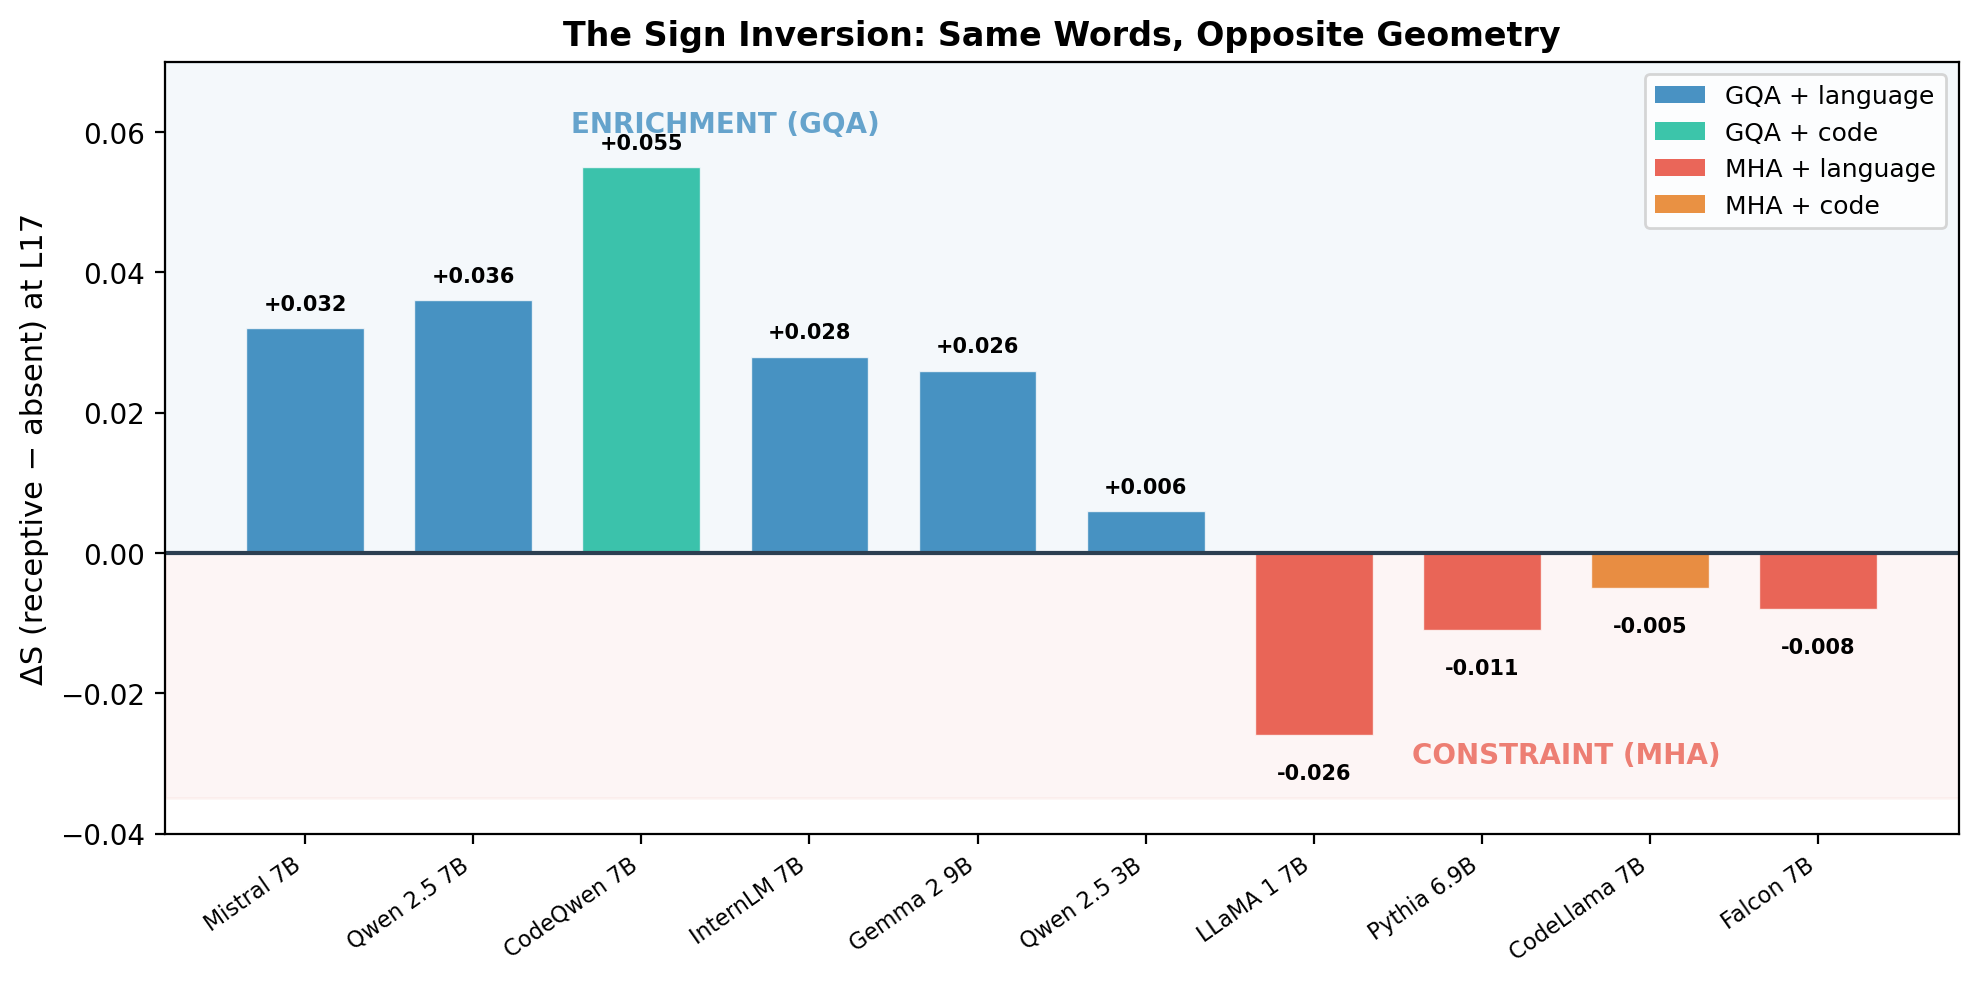

This chart was generated by the following Python code:
#!/usr/bin/env python3
"""
Figure 3: The Sign Inversion
ΔS(receptive−absent) for multiple models.
GQA models positive (blue), MHA models negative (red).
Training domain doesn't flip sign.
"""

import matplotlib
matplotlib.use('Agg')
import matplotlib.pyplot as plt
import numpy as np
from pathlib import Path

OUT = Path(__file__).parent / "fig3_sign_inversion.png"

# Values from paper (F22, F48, various experiments at L17)
# Format: (name, architecture, domain, delta_S)
models = [
    ("Mistral 7B", "GQA", "language", +0.032),
    ("Qwen 2.5 7B", "GQA", "language", +0.036),
    ("CodeQwen 7B", "GQA", "code", +0.055),
    ("InternLM 7B", "GQA", "language", +0.028),
    ("Gemma 2 9B", "GQA", "language", +0.026),
    ("Qwen 2.5 3B", "GQA", "language", +0.006),
    ("LLaMA 1 7B", "MHA", "language", -0.026),
    ("Pythia 6.9B", "MHA", "language", -0.011),
    ("CodeLlama 7B", "MHA", "code", -0.005),
    ("Falcon 7B", "MHA", "language", -0.008),
]

fig, ax = plt.subplots(figsize=(10, 5))

x = np.arange(len(models))
colors = []
for m in models:
    if m[1] == "GQA":
        colors.append('#2980b9' if m[2] == "language" else '#1abc9c')
    else:
        colors.append('#e74c3c' if m[2] == "language" else '#e67e22')

bars = ax.bar(x, [m[3] for m in models], 0.7, color=colors, alpha=0.85,
              edgecolor='white', linewidth=0.5)

ax.axhline(y=0, color='#2c3e50', linewidth=1.5, linestyle='-')

ax.set_xticks(x)
ax.set_xticklabels([m[0] for m in models], rotation=35, ha='right', fontsize=8)
ax.set_ylabel('ΔS (receptive − absent) at L17', fontsize=11)
ax.set_title('The Sign Inversion: Same Words, Opposite Geometry',
             fontsize=12, fontweight='bold')

# Shaded regions
ax.axhspan(0, 0.07, alpha=0.05, color='#2980b9')
ax.axhspan(-0.035, 0, alpha=0.05, color='#e74c3c')
ax.text(2.5, 0.06, 'ENRICHMENT (GQA)', fontsize=10, ha='center',
        color='#2980b9', fontweight='bold', alpha=0.7)
ax.text(7.5, -0.03, 'CONSTRAINT (MHA)', fontsize=10, ha='center',
        color='#e74c3c', fontweight='bold', alpha=0.7)

# Legend
from matplotlib.patches import Patch
legend_elements = [
    Patch(facecolor='#2980b9', alpha=0.85, label='GQA + language'),
    Patch(facecolor='#1abc9c', alpha=0.85, label='GQA + code'),
    Patch(facecolor='#e74c3c', alpha=0.85, label='MHA + language'),
    Patch(facecolor='#e67e22', alpha=0.85, label='MHA + code'),
]
ax.legend(handles=legend_elements, fontsize=9, loc='upper right')

# Value labels
for bar, m in zip(bars, models):
    val = m[3]
    y_offset = 0.002 if val > 0 else -0.004
    ax.text(bar.get_x() + bar.get_width()/2, val + y_offset,
            f'{val:+.003f}', ha='center', va='bottom' if val > 0 else 'top',
            fontsize=7.5, fontweight='bold')

ax.set_ylim(-0.04, 0.07)
plt.tight_layout()
plt.savefig(OUT, dpi=200, bbox_inches='tight', facecolor='white')
print(f"Saved to {OUT}")
